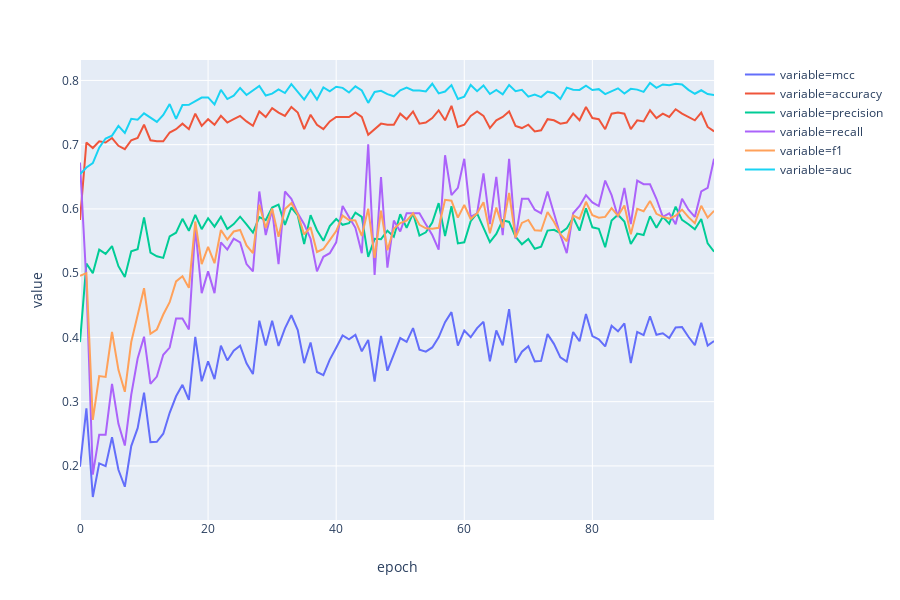

The notebook cell this image was saved under:
### Code cell
metrics = pd.read_csv("../logs/metrics_logs_cnn_8_filters_4_layers_lr_slight_decay.csv")
metrics['epoch'] = metrics.index.values
metrics_melt = metrics.melt(id_vars='epoch', value_vars=['mcc', 'accuracy', 'precision', 'recall', 'f1', 'auc'])
fig = px.line(metrics_melt, x='epoch' , y='value' , color='variable')
fig.show()
